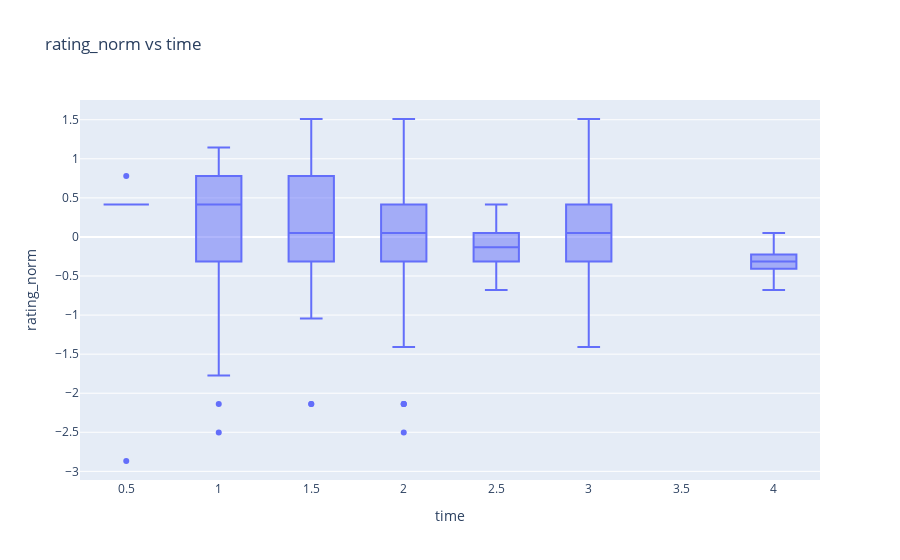

The notebook cell saved with this chart:
### Code cell
bivariate('time','rating_norm', type='box')

### Figure 1 — Plotly figure (JSON) as saved in the notebook; plotly's stock layout.template omitted (floating-point values rounded to 4 significant figures; data arrays with more than 128 entries replaced by an {"elided": "..."} marker saying what was removed)
{"data": [{"alignmentgroup": "True", "hovertemplate": "<b>%{hovertext}</b><br><br>time=%{x}<br>rating_norm=%{y}<extra></extra>", "hovertext": {"elided": "314 str values"}, "legendgroup": "", "marker": {"color": "#636efa"}, "name": "", "notched": false, "offsetgroup": "", "orientation": "v", "showlegend": false, "type": "box", "x": {"elided": "314 float values"}, "x0": " ", "xaxis": "x", "y": {"elided": "314 float values"}, "y0": " ", "yaxis": "y"}], "layout": {"autosize": true, "boxmode": "group", "legend": {"tracegroupgap": 0}, "title": {"text": "rating_norm vs time"}, "xaxis": {"anchor": "y", "autorange": true, "domain": [0, 1], "range": [0.25, 4.25], "title": {"text": "time"}, "type": "linear"}, "yaxis": {"anchor": "x", "autorange": true, "domain": [0, 1], "range": [-3.111, 1.753], "title": {"text": "rating_norm"}, "type": "linear"}}}
